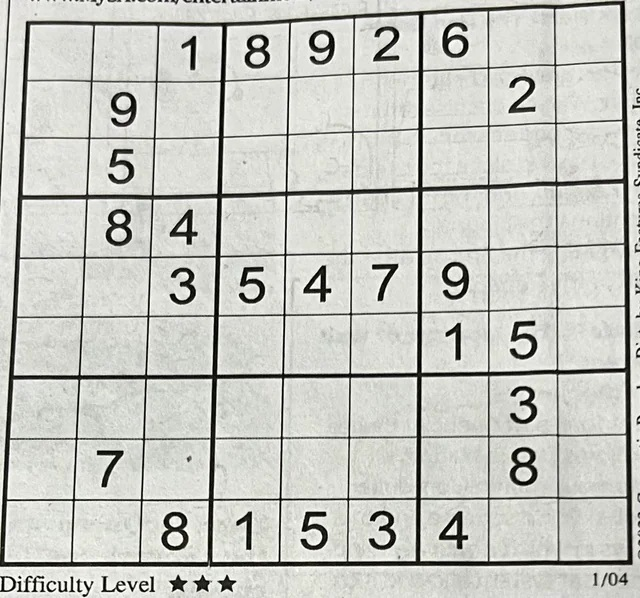
#> input picture 02-image-enhancement/05-hough-transform/sudoku.jpg, 640 x 598 px
$ jupyter execute HoughTrasform_Lines.ipynb
#> lines starting #> are read from the running program, lines starting #| are printed output that depends on the picture; after the words box and inside, x2 and y2 are one past the last pixel; in counts of white or black regions, pixels touching at a corner belong together
[cell 1]
import cv2
import numpy as np
import matplotlib.pyplot as plt

[cell 2]
image = cv2.imread('sudoku.jpg')
#> image is the input picture: shape (598, 640, 3); mean B, G, R 193.5, 199.4, 198.3

plt.figure(figsize=(12,6))
plt.imshow(cv2.cvtColor(image, cv2.COLOR_BGR2RGB))
plt.show()

# Why Is Canny Applied Before the Hough Transform?

The **Hough Transform** does not operate directly on the original image.

Instead, it requires an **edge image** as its input.

For this reason, the image is typically processed using an edge detection algorithm such as the **Canny Edge Detector** before applying the Hough Transform.

If the edges are not extracted accurately:

- Real lines may not be detected.
- False lines may be generated.
- The accuracy of the Hough Transform decreases significantly.

Therefore, the performance of the **Hough Transform** depends heavily on the quality of the **edge detection** stage.

In practice, the following pipeline is commonly used:

```text
Original Image
      │
      ▼
Gaussian Blur
      │
      ▼
Canny Edge Detection
      │
      ▼
Hough Transform
      │
      ▼
Detected Lines
```

This preprocessing pipeline helps reduce noise, preserve meaningful edges, and significantly improves the accuracy of line detection using the Hough Transform.

[cell 3]
gray = cv2.cvtColor(image, cv2.COLOR_BGR2GRAY)
blure = cv2.GaussianBlur(gray,(5,5),0)
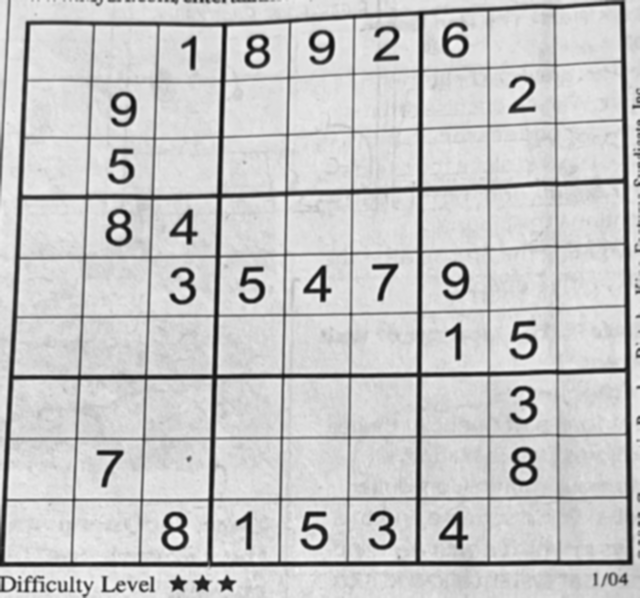
#> blure: shape (598, 640); min 11, max 245, mean 198.4
edges = cv2.Canny(blure, 100, 200)
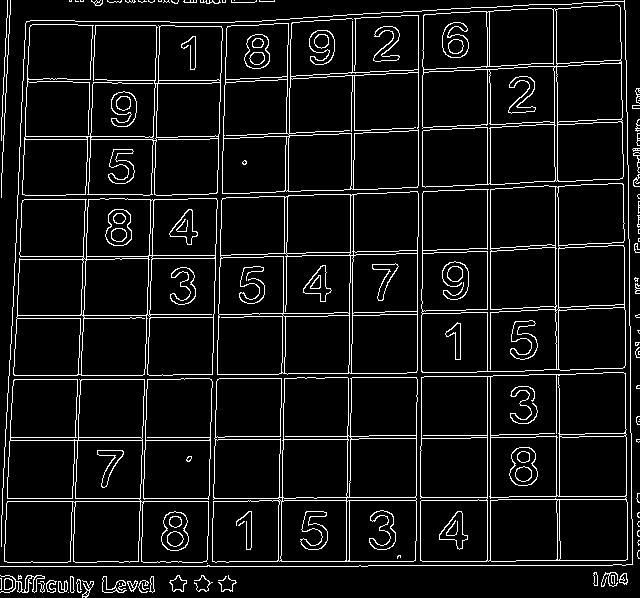
#> edges: shape (598, 640); 7.6% white in thin lines or dots

[cell 4]
plt.figure(figsize=(12,6))
plt.imshow(edges, cmap='gray')
plt.show()

# hough line

# Parameters of `HoughLines`

The `cv2.HoughLines()` function detects lines in an **edge image** using the **Standard Hough Transform**.

Its basic syntax is:

```python
lines = cv2.HoughLines(image, rho, theta, threshold)
```

Each parameter plays an important role in the line detection process.

---

# 1. Input Image

The first parameter is the **edge image**.

In most applications, this is the output of the **Canny Edge Detector**.

```python
lines = cv2.HoughLines(edges, ...)
```

Providing a clean edge image significantly improves the accuracy of line detection.

---

# 2. Rho Resolution

The second parameter specifies the **distance resolution** of the accumulator in pixels.

For example:

```python
rho = 1
```

This means that the algorithm evaluates the distance parameter (\(\rho\)) with a resolution of **one pixel**.

- Smaller values provide higher detection accuracy.
- However, they also increase the computational cost.

---

# 3. Theta Resolution

The third parameter specifies the **angular resolution** of the accumulator.

A common choice is:

```python
np.pi / 180
```

which corresponds to an angular step of **1 degree**.

Using a smaller angular step:

- Improves the accuracy of line detection.
- Increases the processing time because more angles must be evaluated.

---

# 4. Threshold

The last parameter is one of the most important.

```python
threshold = 150
```

The **threshold** defines the minimum number of **votes** required for a line to be considered valid.

In other words:

> A line is detected only if it receives at least the specified number of votes in the Hough accumulator.

---

# Effect of the Threshold Value

## High Threshold

If the threshold is set to a high value:

- Only strong, long, and well-defined lines receive enough votes.
- Short or weak lines are discarded.
- The output contains fewer but more reliable detections.

---

## Low Threshold

If the threshold is set to a low value:

- Short and weak lines can also be detected.
- More line candidates appear in the output.
- The probability of detecting noise or false lines increases.

Therefore, selecting an appropriate threshold depends on the characteristics of the image, the expected line lengths, and the desired balance between **detection sensitivity** and **false positives**.

[cell 5]
lines = cv2.HoughLines(edges, 1, np.pi/180, 200)
#> lines = 40 rows, first 8: [487, 0], [490, 0], [160, 0.0349], [288, 0.0175], [566, 1.57], [157, 0.0349], [561, 1.57], [291, 0.0175]

[cell 6]
lines.shape
#> Out = (40, 1, 2)

[cell 7]
lines[0]
#> Out = [[487, 0]]

# Converting $$(\rho, \theta)$$ to Drawable Line Endpoints

The `cv2.HoughLines()` function does not directly return the endpoints of a detected line.

Instead, it returns the line in its **polar representation**:

$$(\rho,\ \theta)$$

where:

- `ρ` is the **perpendicular distance** from the origin to the line.
- `θ` is the **angle of the line's normal** with respect to the x-axis.

However, the OpenCV function `cv2.line()` requires **two endpoints** to draw a line:

```text
(x1, y1)

(x2, y2)
```

Therefore, the values of **ρ** and **θ** must first be converted into two points lying on the detected line.

This conversion is performed using **trigonometric relationships**, specifically the **sine** and **cosine** functions.

A point on the line can be computed as:

$$x_0 = \rho \cos\theta$$

$$y_0 = \rho \sin\theta$$

Then, two distant endpoints are generated by extending the line in both directions:

```python
a = np.cos(theta)
b = np.sin(theta)

x0 = a * rho
y0 = b * rho

x1 = int(x0 + 1000 * (-b))
y1 = int(y0 + 1000 * ( a))

x2 = int(x0 - 1000 * (-b))
y2 = int(y0 - 1000 * ( a))
```

These two endpoints are then passed to `cv2.line()` to draw the detected line across the image.

[cell 8]
image_line1 = image.copy()

for line in lines:
    rho, theta = line[0]
    a = np.cos(theta)
    b = np.sin(theta)
    x0 = a * rho
    y0 = b * rho
    x1 = int(x0 + 1000 * (-b))
    y1 = int(y0 + 1000 * (a))
    x2 = int(x0 - 1000 * (-b))
    y2 = int(y0 - 1000 * (a))
    cv2.line(image_line1, (x1, y1), (x2, y2), (0, 0, 255), 2)
#> this loop made 40 passes
#> (rho, theta, a, b, x0, y0, x1, y1) on passes 1 to 12: (487, 0, 1, 0, 487, 0, 487, 1000), (490, 0, 1, 0, 490, 0, 490, 1000), (160, 0.0349, 0.999, 0.0349, 159.9, 5.58, 125, 1004), (288, 0.0175, 1, 0.0175, 288, 5.03, 270, 1004), (566, 1.57, -4.37e-08, 1, -2.47e-05, 566, -1000, 565), (157, 0.0349, 0.999, 0.0349, 156.9, 5.48, 122, 1004), (561, 1.57, -4.37e-08, 1, -2.45e-05, 561, -1000, 560), (291, 0.0175, 1, 0.0175, 291, 5.08, 273, 1004), (201, 1.54, 0.0349, 0.999, 7.01, 200.9, -992, 235), (92, 0.0349, 0.999, 0.0349, 91.94, 3.21, 57, 1002), (437, 1.57, -4.37e-08, 1, -1.91e-05, 437, -1000, 436), (498, 1.57, -4.37e-08, 1, -2.18e-05, 498, -1000, 497)
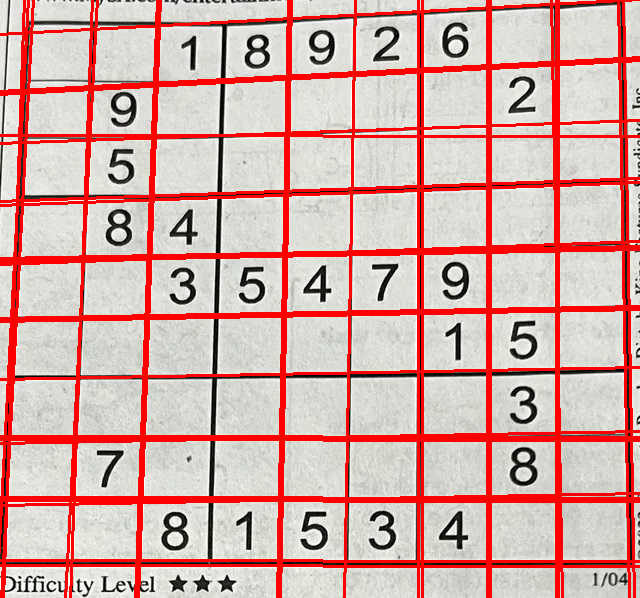
#> image_line1: shape (598, 640, 3); 17.06% of pixels changed, all inside (x1, y1, x2, y2) = (0, 0, 640, 598)

[cell 9]
plt.imshow(cv2.cvtColor(image_line1, cv2.COLOR_BGR2RGB))
plt.show()

# Probabilistic Hough Transform

The second line detection method available in OpenCV is the **Probabilistic Hough Transform**, which is implemented using:

```python
cv2.HoughLinesP()
```

Unlike `cv2.HoughLines()`, this method does **not** return the line in polar coordinates \((\rho, \theta)\). Instead, it directly returns the **endpoints of each detected line segment**.

Each detected line is represented as:

```python
[x1, y1, x2, y2]
```

Since the line endpoints are already available, there is **no need to perform trigonometric calculations** to convert \((\rho, \theta)\) into drawable points. The returned coordinates can be passed directly to `cv2.line()`.

---

# Parameters of `HoughLinesP`

```python
cv2.HoughLinesP(
    edges,
    rho,
    theta,
    threshold,
    minLineLength,
    maxLineGap
)
```

The parameters are:

- **`edges`**: The edge image, typically the output of the Canny edge detector.

- **`rho`**: The distance resolution of the Hough accumulator in pixels.

  For example:

  ```python
  rho = 1
  ```

  means that the Hough space is evaluated with a resolution of **one pixel**.

- **`theta`**: The angular resolution of the accumulator in radians.

  A common choice is:

  ```python
  theta = np.pi / 180
  ```

  which corresponds to an angular resolution of **1 degree**.

- **`threshold`**: The minimum number of votes required for a line segment to be considered valid.

  - **Low threshold** → More line segments are detected, but the number of false detections may increase.
  - **High threshold** → Only stronger and more reliable line segments are detected.

- **`minLineLength`**: The minimum length of a line segment.

  Line segments shorter than this value are discarded.

  For example:

  ```python
  minLineLength = 50
  ```

  ignores all detected line segments shorter than **50 pixels**.

- **`maxLineGap`**: The maximum allowed gap between two line segments for them to be considered part of the same line.

  If edge detection produces small breaks along a line, this parameter allows nearby segments to be connected.

  For example:

  ```python
  maxLineGap = 20
  ```

  means that two line segments separated by less than **20 pixels** will be merged into a single line.

[cell 10]
lines = cv2.HoughLinesP(edges, 1, np.pi / 180, threshold=60, minLineLength=100, maxLineGap=60)
#> lines = 129 rows, first 6: [490, 565, 490, 7], [487, 565, 487, 7], [4, 561, 515, 561], [137, 583, 156, 21], [140, 591, 160, 1], [278, 566, 288, 19]

[cell 11]
lines[0]
#> Out = [[490, 565, 490, 7]]

[cell 12]
image_line2 = image.copy()

for line in lines:
    x1, y1, x2, y2 = line[0]
    cv2.line(image_line2, (x1, y1), (x2, y2), (0, 0, 255), 2)
#> this loop made 129 passes
#> (x1, y1, x2, y2) on passes 1 to 12: (490, 565, 490, 7), (487, 565, 487, 7), (4, 561, 515, 561), (137, 583, 156, 21), (140, 591, 160, 1), (278, 566, 288, 19), (281, 566, 290, 18), (2, 498, 346, 498), (0, 566, 367, 566), (416, 437, 631, 437), (147, 195, 638, 178), (1, 531, 19, 169)
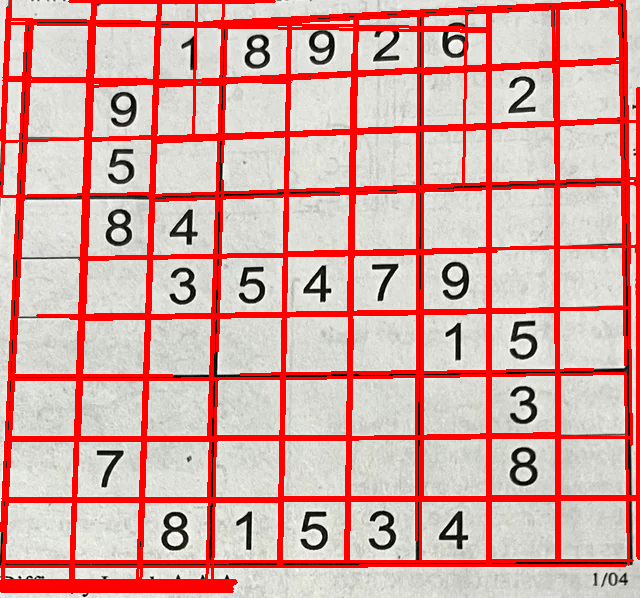
#> image_line2: shape (598, 640, 3); mean B, G, R 162, 166.8, 218


plt.figure(figsize=(12,6))
plt.imshow(cv2.cvtColor(image_line2, cv2.COLOR_BGR2RGB))
plt.show()

# Effect of the Parameters

The quality of line detection using the **Probabilistic Hough Transform** depends heavily on the selected parameter values.

- **Decreasing `threshold`**
  - Detects more line segments.
  - Increases the likelihood of detecting noise and false lines.

- **Increasing `threshold`**
  - Retains only stronger and more reliable line segments.
  - May miss weak or short lines.

- **Increasing `minLineLength`**
  - Removes short line segments.
  - Helps suppress noise and insignificant detections.

- **Increasing `maxLineGap`**
  - Connects broken segments that belong to the same line.
  - If set too high, unrelated line segments may be incorrectly merged into a single line.

Choosing appropriate values for these parameters is essential for achieving a good balance between **detecting meaningful lines** and **avoiding false detections**.

---
---
---

# Drawing Lines in OpenCV

To draw a line in OpenCV, use the `cv2.line()` function:

```python
cv2.line(
    image,
    (x1, y1),
    (x2, y2),
    color,
    thickness
)
```

The function accepts the following parameters:

- **`image`**: The destination image on which the line will be drawn.
- **`(x1, y1)`**: The starting point of the line.
- **`(x2, y2)`**: The ending point of the line.
- **`color`**: The line color, specified as a BGR tuple (e.g., `(0, 0, 255)` for red).
- **`thickness`**: The thickness of the line, measured in pixels.

[cell 13]
image2 = image.copy()

image2_line = cv2.line(image2,(200,300),(400,300),(255,0,0),2)


plt.imshow(cv2.cvtColor(image2_line, cv2.COLOR_BGR2RGB))
plt.axis("off")
plt.show()
